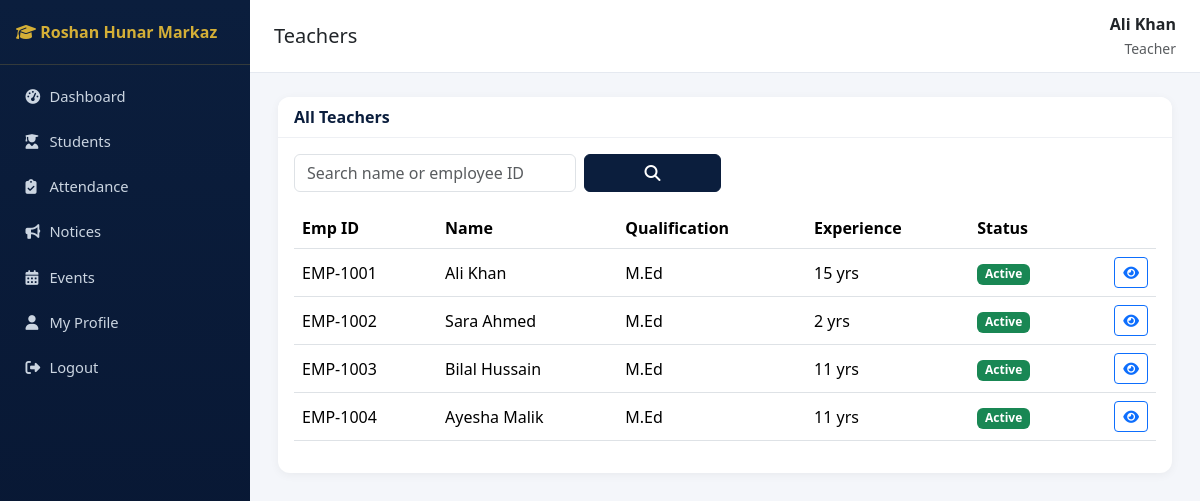
The app's page /teachers/ (signed in) with its own data.
### accounts/models.py (models this page shows, shortened)
class User(AbstractUser):
    class Role(models.TextChoices):
        SUPER_ADMIN = "SUPER_ADMIN", "Super Admin"
        PRINCIPAL = "PRINCIPAL", "Principal"
        ADMIN = "ADMIN", "Admin"
        TEACHER = "TEACHER", "Teacher"
        STUDENT = "STUDENT", "Student"
        PARENT = "PARENT", "Parent"
        ACCOUNTANT = "ACCOUNTANT", "Accountant"
        LIBRARIAN = "LIBRARIAN", "Librarian"
        STAFF = "STAFF", "Staff"
    role = models.CharField(max_length=20, choices=Role.choices, default=Role.STUDENT)
    phone = models.CharField(max_length=20, blank=True)
    photo = models.ImageField(upload_to="profile_photos/", blank=True, null=True)

### teachers/models.py (models this page shows, shortened)
class Teacher(models.Model):
    user = models.OneToOneField(settings.AUTH_USER_MODEL, on_delete=models.CASCADE, related_name="teacher_profile")
    employee_id = models.CharField(max_length=20, unique=True)
    qualification = models.CharField(max_length=200, blank=True)
    experience_years = models.PositiveIntegerField(default=0)
    salary = models.DecimalField(max_digits=10, decimal_places=2, default=0)
    date_joined = models.DateField()
    address = models.TextField(blank=True)
    is_active = models.BooleanField(default=True)
    class Meta:
        ordering = ["employee_id"]

### teachers/views.py (the view)
# urls.py: path("", views.TeacherListView.as_view(), name="list"),
class TeacherListView(RoleRequiredMixin, ListView):
    model = Teacher
    template_name = "teachers/teacher_list.html"
    context_object_name = "teachers"
    paginate_by = 15
    allowed_roles = STAFF_ROLES
    def get_queryset(self):
        qs = Teacher.objects.select_related("user").all()
        q = self.request.GET.get("q")
        if q:
            qs = qs.filter(user__first_name__icontains=q) | qs.filter(user__last_name__icontains=q) | qs.filter(employee_id__icontains=q)
        return qs

### accounts/mixins.py (called while the page is built)
    def dispatch(self, request, *args, **kwargs):
        if not request.user.is_authenticated:
            return self.handle_no_permission()
        if request.user.is_superuser or request.user.role in self.allowed_roles:
            return super().dispatch(request, *args, **kwargs)
        raise PermissionDenied("You do not have permission to access this page.")

### sitepages/context_processors.py (called while the page is built)
def site_settings(request):
    return {"site_settings": SiteSettings.get_solo()}

### sitepages/models.py (called while the page is built)
    @classmethod
    def get_solo(cls):
        obj = cls.objects.first()
        if not obj:
            obj = cls.objects.create()
        return obj

### templates/teachers/teacher_list.html (shortened to what this page needs)
{% extends "base.html" %}
{% block page_title %}Teachers{% endblock %}
{% block content %}
<div class="card">
  <div class="card-header d-flex justify-content-between align-items-center">
    <span>All Teachers</span>
  </div>
  <div class="card-body">
    <form class="row g-2 mb-3" method="get">
      <div class="col-md-4"><input class="form-control" name="q" value="{{ request.GET.q }}" placeholder="Search name or employee ID"></div>
      <div class="col-md-2"><button class="btn btn-navy w-100" type="submit"><i class="fa-solid fa-search"></i></button></div>
    </form>
    <div class="table-responsive">
    <table class="table table-hover align-middle">
      <thead><tr><th>Emp ID</th><th>Name</th><th>Qualification</th><th>Experience</th><th>Status</th><th></th></tr></thead>
      <tbody>
      {% for t in teachers %}
        <tr>
          <td>{{ t.employee_id }}</td>
          <td>{{ t.user.get_full_name }}</td>
          <td>{{ t.qualification|default:"-" }}</td>
          <td>{{ t.experience_years }} yrs</td>
          <td>{% if t.is_active %}<span class="badge bg-success">Active</span>{% else %}<span class="badge bg-secondary">Inactive</span>{% endif %}</td>
          <td class="text-end">
            <a href="{% url 'teachers:detail' t.pk %}" class="btn btn-sm btn-outline-primary"><i class="fa-solid fa-eye"></i></a>
          </td>
        </tr>
      {% empty %}<tr><td colspan="6" class="text-center text-muted">No teachers found.</td></tr>{% endfor %}
      </tbody>
    </table>
    </div>
  </div>
</div>
{% endblock %}

### templates/base.html (shortened to what this page needs)
{% load static %}
<!DOCTYPE html>
<html lang="en">
<head>
<link href="https://cdn.jsdelivr.net/npm/bootstrap@5.3.3/dist/css/bootstrap.min.css" rel="stylesheet">
<link href="https://cdnjs.cloudflare.com/ajax/libs/font-awesome/6.5.1/css/all.min.css" rel="stylesheet">
<link href="{% static 'css/style.css' %}" rel="stylesheet">
</head>
<body>
<nav class="sidebar" id="sidebar">
  <div class="brand"><i class="fa-solid fa-graduation-cap"></i> Roshan Hunar Markaz</div>
  <ul class="nav flex-column py-2">
    {% if request.user.role in "STUDENT,PARENT" %}
      <li class="nav-item"><a class="nav-link {% if request.resolver_match.namespace == 'portal' %}active{% endif %}" href="{% url 'portal:home' %}"><i class="fa-solid fa-gauge-high"></i> My Portal</a></li>
      <li class="nav-item"><a class="nav-link {% if request.resolver_match.namespace == 'notices' and request.resolver_match.url_name == 'list' %}active{% endif %}" href="{% url 'notices:list' %}"><i class="fa-solid fa-bullhorn"></i> Notices</a></li>
      <li class="nav-item"><a class="nav-link" href="{% url 'notices:event_list' %}"><i class="fa-solid fa-calendar-days"></i> Events</a></li>
    {% else %}
      <li class="nav-item"><a class="nav-link {% if request.resolver_match.namespace == 'dashboard' %}active{% endif %}" href="{% url 'dashboard:index' %}"><i class="fa-solid fa-gauge-high"></i> Dashboard</a></li>
      <li class="nav-item"><a class="nav-link {% if request.resolver_match.namespace == 'students' %}active{% endif %}" href="{% url 'students:list' %}"><i class="fa-solid fa-user-graduate"></i> Students</a></li>
      <li class="nav-item"><a class="nav-link " href="{% url 'attendance:mark' %}"><i class="fa-solid fa-clipboard-check"></i> Attendance</a></li>
      <li class="nav-item"><a class="nav-link {% if request.resolver_match.namespace == 'notices' %}active{% endif %}" href="{% url 'notices:list' %}"><i class="fa-solid fa-bullhorn"></i> Notices</a></li>
      <li class="nav-item"><a class="nav-link" href="{% url 'notices:event_list' %}"><i class="fa-solid fa-calendar-days"></i> Events</a></li>
    {% endif %}
    <li class="nav-item"><a class="nav-link" href="{% url 'accounts:profile' %}"><i class="fa-solid fa-user"></i> My Profile</a></li>
    <li class="nav-item"><a class="nav-link" href="{% url 'accounts:logout' %}"><i class="fa-solid fa-right-from-bracket"></i> Logout</a></li>
  </ul>
</nav>
<div class="main-content">
  <div class="topbar">
    <h5 class="mb-0">{% block page_title %}Dashboard{% endblock %}</h5>
    <div class="text-end">
      <div class="fw-semibold">{{ request.user.get_full_name|default:request.user.username }}</div>
      <small class="text-muted">{{ request.user.get_role_display }}</small>
    </div>
  </div>
  {% block content %}{% endblock %}
</div>
</body>
</html>

### static/css/style.css (style rules this page uses)
:root { --navy: #0b1e3d; --navy-dark: #071530; --gold: #d4af37; --gold-light: #f0d878; --bg: #f4f6fa; }
body { background: var(--bg); font-family: 'Segoe UI', Roboto, sans-serif; }
.sidebar { background: linear-gradient(180deg, var(--navy) 0%, var(--navy-dark) 100%); min-height: 100vh; width: 250px; position: fixed; top: 0; left: 0; z-index: 1030; }
.sidebar .brand { color: var(--gold); font-weight: 700; padding: 1.25rem 1rem; border-bottom: 1px solid rgba(212,175,55,.2); }
.sidebar .nav-link { color: #cbd5e1; padding: .6rem 1.1rem; border-radius: 6px; margin: 2px 8px; font-size: .92rem; }
.sidebar .nav-link i { width: 20px; }
.main-content { margin-left: 250px; padding: 1.5rem 1.75rem; }
.topbar { background: #fff; border-bottom: 1px solid #e5e9f0; padding: .75rem 1.5rem; margin: -1.5rem -1.75rem 1.5rem -1.75rem; display: flex; justify-content: space-between; align-items: center; }
.card { border: none; border-radius: 12px; box-shadow: 0 2px 10px rgba(0,0,0,.05); }
.card-header { background: #fff; border-bottom: 1px solid #eef0f4; font-weight: 600; color: var(--navy); border-radius: 12px 12px 0 0 !important; }
.btn-navy { background: var(--navy); border-color: var(--navy); color: #fff; }
.table thead { background: var(--navy); color: #fff; }

### records on screen
User: user.get_full_name "Ali Khan", user.role "Teacher"
Teacher: employee_id "EMP-1001", user.get_full_name "Ali Khan", qualification "M.Ed", experience_years "15", is_active "Active"
Teacher: employee_id "EMP-1002", user.get_full_name "Sara Ahmed", qualification "M.Ed", experience_years "2", is_active "Active"
Teacher: employee_id "EMP-1003", user.get_full_name "Bilal Hussain", qualification "M.Ed", experience_years "11", is_active "Active"
Teacher: employee_id "EMP-1004", user.get_full_name "Ayesha Malik", qualification "M.Ed", experience_years "11", is_active "Active"
